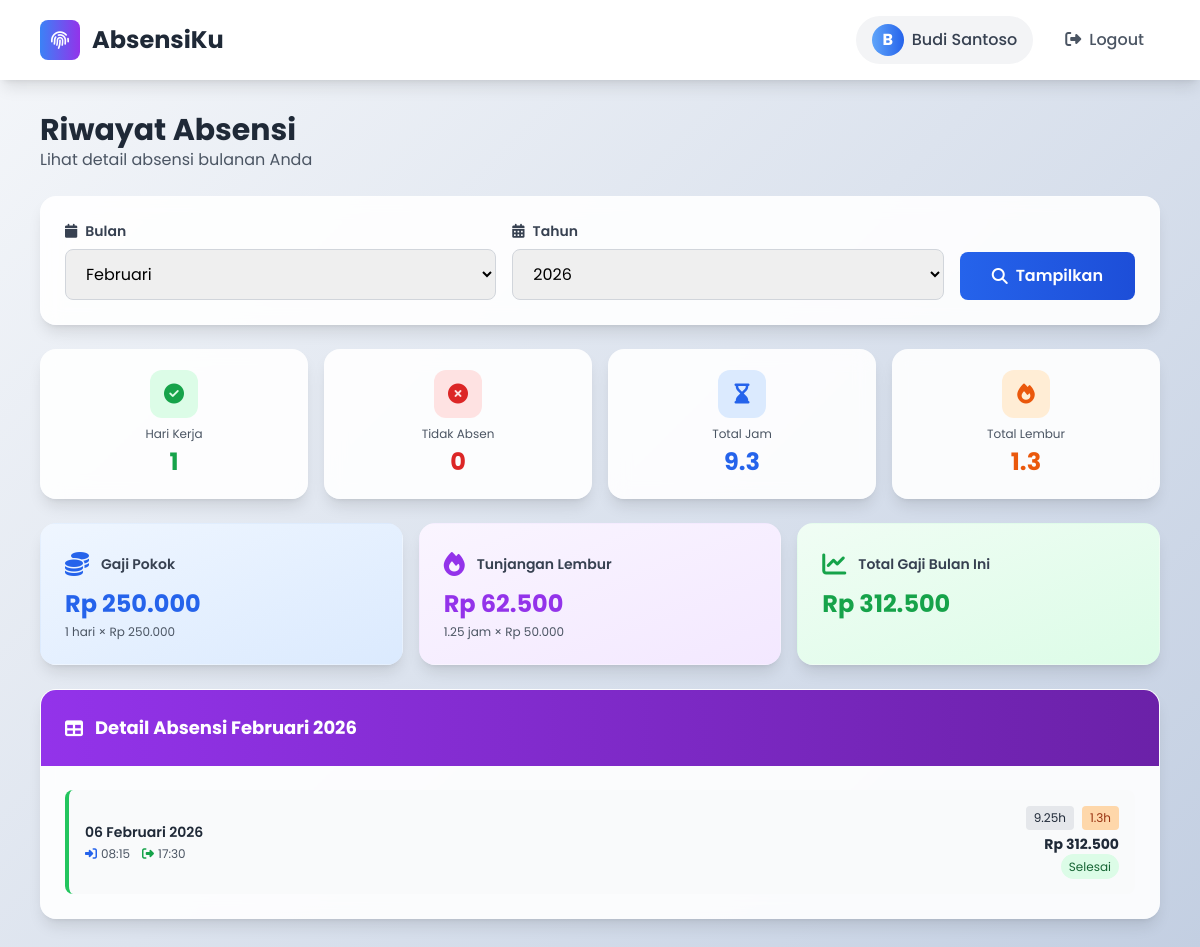
/karyawan/riwayat.php (signed in), run on the app's committed database.
### tables this page shows
CREATE TABLE users (
  id INT PRIMARY KEY AUTO_INCREMENT,
  nama VARCHAR(100) NOT NULL,
  email VARCHAR(100) UNIQUE NOT NULL,
  password VARCHAR(255) NOT NULL,
  role ENUM('admin', 'hrd', 'karyawan') NOT NULL DEFAULT 'karyawan',
  gaji_harian DECIMAL(10, 2) DEFAULT 0,
  tarif_lembur_per_jam DECIMAL(10, 2) DEFAULT 0,
  status ENUM('aktif', 'nonaktif') DEFAULT 'aktif',
  created_at TIMESTAMP DEFAULT CURRENT_TIMESTAMP,
  updated_at TIMESTAMP DEFAULT CURRENT_TIMESTAMP ON UPDATE CURRENT_TIMESTAMP
);

CREATE TABLE absensi (
  id INT PRIMARY KEY AUTO_INCREMENT,
  user_id INT NOT NULL,
  tanggal DATE NOT NULL,
  jam_masuk TIME,
  jam_pulang TIME,
  total_jam DECIMAL(5, 2),
  jam_lembur DECIMAL(5, 2) DEFAULT 0,
  selfie_masuk VARCHAR(255),
  selfie_pulang VARCHAR(255),
  lat_masuk DECIMAL(10, 8),
  lng_masuk DECIMAL(11, 8),
  lat_pulang DECIMAL(10, 8),
  lng_pulang DECIMAL(11, 8),
  status ENUM('belum_absen', 'absen_masuk', 'absen_pulang', 'selesai') DEFAULT 'belum_absen',
  created_at TIMESTAMP DEFAULT CURRENT_TIMESTAMP,
  updated_at TIMESTAMP DEFAULT CURRENT_TIMESTAMP ON UPDATE CURRENT_TIMESTAMP,
  FOREIGN KEY (user_id) REFERENCES users(id) ON DELETE CASCADE,
  UNIQUE KEY unique_user_tanggal (user_id, tanggal),
  INDEX idx_tanggal (tanggal),
  INDEX idx_user_id (user_id)
);

### karyawan/riwayat.php (the view, shortened to what the rows shown need)
<?php
require_once __DIR__ . '/../config/database.php';
require_once __DIR__ . '/../config/auth.php';
require_once __DIR__ . '/../config/helper.php';
$user = getCurrentUser();
$user_id = $user['id'];
$month = $_GET['month'] ?? date('n');
$year = $_GET['year'] ?? date('Y');
$first_day = sprintf('%04d-%02d-01', $year, $month);
$last_day = date('Y-m-t', strtotime($first_day));
$query = "SELECT * FROM absensi WHERE user_id = ? AND tanggal BETWEEN ? AND ? ORDER BY tanggal DESC";
$records = getRows($conn, $query, [$user_id, $first_day, $last_day], 'iss');
$total_lembur = 0;
$total_selesai = 0;
$total_belum = 0;
foreach ($records as $record) {
    $total_lembur += $record['jam_lembur'] ?? 0;
    if ($record['status'] === 'selesai') {
        $total_selesai++;
    } elseif ($record['status'] === 'belum_absen') {
        $total_belum++;
    }
}
$query = "SELECT gaji_harian, tarif_lembur_per_jam FROM users WHERE id = ?";
$salary_info = getRow($conn, $query, [$user_id], 'i');
$total_salary = ($total_selesai * $salary_info['gaji_harian']) + ($total_lembur * $salary_info['tarif_lembur_per_jam']);
?>
<!DOCTYPE html>
<html lang="id">
<head>
    <script src="https://cdn.tailwindcss.com"></script>
    <link rel="stylesheet" href="https://cdnjs.cloudflare.com/ajax/libs/font-awesome/6.4.0/css/all.min.css">
</head>
<body class="bg-gray-50 min-h-screen pb-20 md:pb-0">
    <nav class="bg-white shadow-lg hidden md:block">
        <div class="max-w-6xl mx-auto px-4 py-4 flex justify-between items-center">
            <div class="flex items-center gap-3">
                <h1 class="text-2xl font-bold text-gray-800">AbsensiKu</h1>
            </div>
        </div>
    </nav>
    <div class="max-w-md md:max-w-6xl mx-auto px-4 pt-4 md:pt-8 pb-24 md:pb-8">
        <div class="mb-6">
            <h1 class="text-2xl md:text-3xl font-bold text-gray-800">Riwayat Absensi</h1>
        </div>
        <div class="grid grid-cols-1 md:grid-cols-3 gap-4 mb-6">
            <div class="glass-card rounded-2xl border border-transparent shadow-lg p-6 bg-gradient-to-br from-blue-50 to-blue-100">
                <div class="flex items-center gap-3 mb-2">
                    <i class="fas fa-coins text-blue-600 text-2xl"></i>
                    <p class="text-gray-700 text-sm font-semibold">Gaji Pokok</p>
                </div>
                <p class="text-xl md:text-2xl font-bold text-blue-600"><?php echo formatCurrency($total_selesai * $salary_info['gaji_harian']); ?></p>
                <p class="text-xs text-gray-600 mt-1"><?php echo $total_selesai; ?> hari × <?php echo formatCurrency($salary_info['gaji_harian']); ?></p>
            </div>
            <div class="glass-card rounded-2xl border border-transparent shadow-lg p-6 bg-gradient-to-br from-purple-50 to-purple-100">
                <div class="flex items-center gap-3 mb-2">
                    <i class="fas fa-fire text-purple-600 text-2xl"></i>
                    <p class="text-gray-700 text-sm font-semibold">Tunjangan Lembur</p>
                </div>
                <p class="text-xl md:text-2xl font-bold text-purple-600"><?php echo formatCurrency($total_lembur * $salary_info['tarif_lembur_per_jam']); ?></p>
                <p class="text-xs text-gray-600 mt-1"><?php echo round($total_lembur, 2); ?> jam × <?php echo formatCurrency($salary_info['tarif_lembur_per_jam']); ?></p>
            </div>
            <div class="glass-card rounded-2xl border border-transparent shadow-lg p-6 bg-gradient-to-br from-green-50 to-green-100">
                <div class="flex items-center gap-3 mb-2">
                    <i class="fas fa-chart-line text-green-600 text-2xl"></i>
                    <p class="text-gray-700 text-sm font-semibold">Total Gaji Bulan Ini</p>
                </div>
                <p class="text-xl md:text-2xl font-bold text-green-600"><?php echo formatCurrency($total_salary); ?></p>
            </div>
        </div>
        <div class="glass-card rounded-2xl shadow-lg border border-transparent overflow-hidden">
            <div class="p-6">
                <?php if (!empty($records)): ?>
                    <div class="space-y-3">
                        <?php foreach ($records as $index => $record): ?>
                            <?php
                            $daily_salary = 0;
                            if ($record['status'] === 'selesai') {
                                $daily_salary = calculateDailySalary(
                                    $salary_info['gaji_harian'],
                                    $record['jam_lembur'] ?? 0,
                                    $salary_info['tarif_lembur_per_jam']
                                );
                            }
                            ?>
                            <div class="flex items-center justify-between p-4 bg-gray-50 rounded-lg hover:bg-gray-100 transition border-l-4 <?php echo match($record['status']) {
                                'belum_absen' => 'border-red-500',
                                'absen_masuk' => 'border-yellow-500',
                                'absen_pulang' => 'border-blue-500',
                                'selesai' => 'border-green-500',
                                default => 'border-gray-500'
                            }; ?>">
                                <div class="flex-1 min-w-0">
                                    <p class="text-sm font-semibold text-gray-800"><?php echo formatDateIndonesian($record['tanggal']); ?></p>
                                    <div class="flex gap-3 mt-1 text-xs text-gray-600 flex-wrap">
                                        <?php if ($record['jam_masuk']): ?>
                                            <span><i class="fas fa-sign-in-alt mr-1 text-blue-600"></i><?php echo date('H:i', strtotime($record['jam_masuk'])); ?></span>
                                        <?php endif; ?>
                                        <?php if ($record['jam_pulang']): ?>
                                            <span><i class="fas fa-sign-out-alt mr-1 text-green-600"></i><?php echo date('H:i', strtotime($record['jam_pulang'])); ?></span>
                                        <?php endif; ?>
                                    </div>
                                </div>
                                <div class="text-right ml-2">
                                    <div class="flex items-center justify-end gap-2 mb-1">
                                        <span class="text-xs px-2 py-1 bg-gray-200 text-gray-800 rounded"><?php echo $record['total_jam'] ?? '-'; ?>h</span>
                                        <?php if ($record['jam_lembur']): ?>
                                            <span class="text-xs px-2 py-1 bg-orange-200 text-orange-800 rounded"><?php echo round($record['jam_lembur'], 1); ?>h</span>
                                        <?php endif; ?>
                                    </div>
                                    <p class="text-sm font-bold text-gray-800"><?php echo formatCurrency($daily_salary); ?></p>
                                    <span class="text-xs px-2 py-1 rounded-full <?php echo match($record['status']) {
                                        'belum_absen' => 'bg-red-100 text-red-800',
                                        'absen_masuk' => 'bg-yellow-100 text-yellow-800',
                                        'absen_pulang' => 'bg-blue-100 text-blue-800',
                                        'selesai' => 'bg-green-100 text-green-800',
                                        default => 'bg-gray-100 text-gray-800'
                                    }; ?>">
                                        <?php echo match($record['status']) {
                                            'belum_absen' => 'Belum Absen',
                                            'absen_masuk' => 'Masuk',
                                            'absen_pulang' => 'Pulang',
                                            'selesai' => 'Selesai',
                                            default => 'N/A'
                                        }; ?>
                                    </span>
                                </div>
                            </div>
                        <?php endforeach; ?>
                    </div>
                <?php endif; ?>
            </div>
        </div>
    </div>
</body>
</html>

### data on the page
users: formatCurrency($total_selesai*$salary_info['gaji_harian']) "Rp 250.000", gaji_harian "Rp 250.000", tarif_lembur_per_jam "Rp 62.500", tarif_lembur_per_jam "Rp 50.000", formatCurrency($total_salary) "Rp 312.500"
absensi: tanggal "06 Februari 2026", jam_masuk "08:15", jam_pulang "17:30", total_jam "9.25", jam_lembur "1.3", formatCurrency($daily_salary) "Rp 312.500", status "Selesai"

### other printed values
substr($user['nama'], 0, 1) "B"
$user['nama'] "Budi Santoso"
$total_selesai "1"
$total_belum "0"
$total_jam "9.3"
$total_lembur "1.3"
$total_lembur "1.25"
form field month "Februari"
form field year "2026"
